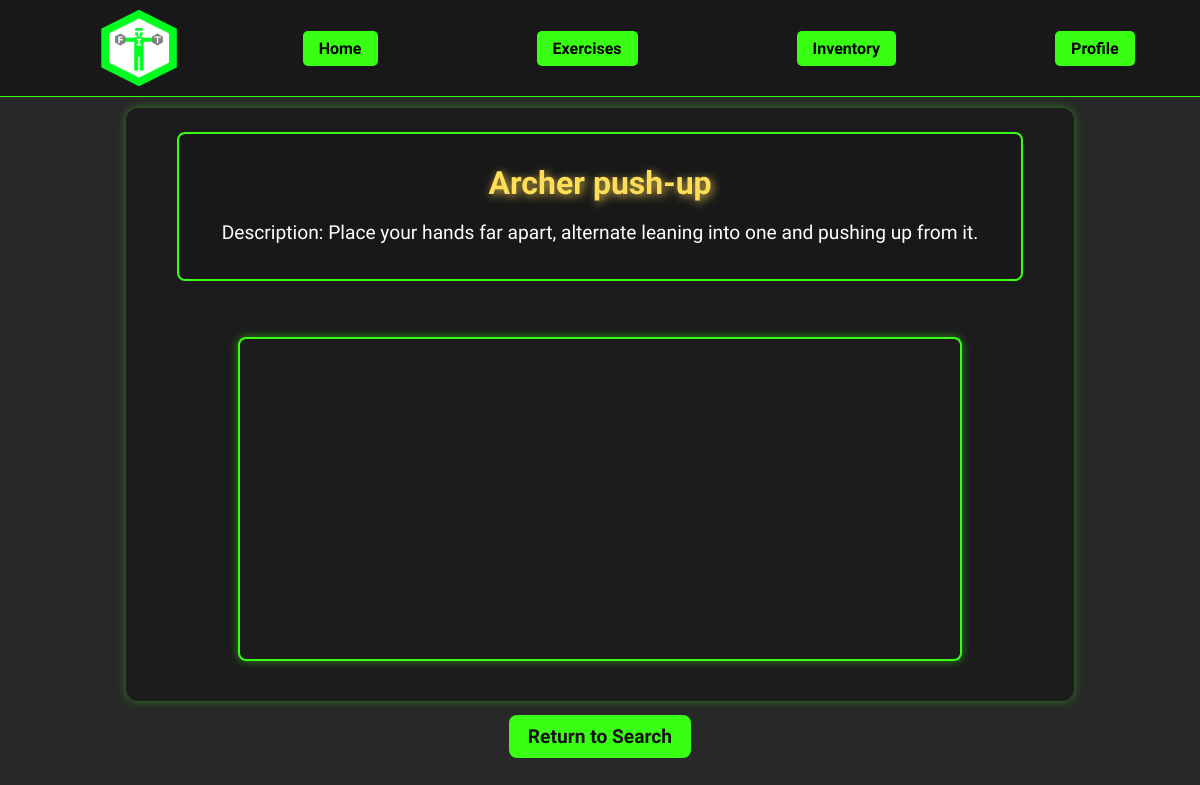
Screenshot of /exercises/exercise/6/ (signed in) with the database file from the repository.
### exercises/models.py (models this page shows, shortened)
class Exercise(models.Model):
    name = models.CharField(max_length=255)
    description = models.CharField(max_length=511)
    video_link = models.URLField(null=True, blank=True, max_length=255, default=None)

### exercises/views.py (the view)
# urls.py: path('exercise/<int:exercise_pk>/', views.view_exercise, name='view_exercise'),
@login_required
def view_exercise(request, exercise_pk):
    if request.method == 'GET':
        with connection.cursor() as cursor:
            cursor.execute("""
                SELECT id, name, description
                FROM exercises_exercise
                WHERE id = %s
                """,[exercise_pk])
            row = cursor.fetchone()
            cursor.execute("""
                SELECT id, video_link
                FROM exercises_exercise
                WHERE id = %s
                """,[exercise_pk])
            video_rows = cursor.fetchall()
        if not row:
            raise Http404("Exercise not found.")
        exercise_video = [(row[0], extract_video_id(row[1])) for row in video_rows]
        context = {
            'exercise_id': row[0],
            'exercise_name': row[1],
            'exercise_description': row[2],
            'exercise_video': exercise_video,
        }
        return render(request, 'exercises/view_exercise.html', context)

### exercises/views.py (called while the page is built)
def extract_video_id(video_url):
    if not video_url:
        return None
    match = re.search(r"v=([a-zA-Z0-9_-]+)", video_url)
    return match.group(1) if match else None

### exercises/templates/exercises/view_exercise.html (shortened to what this page needs)
{% extends 'fitness/header.html' %}
{% load static %}
{% block content %}
  <link rel="stylesheet" type="text/css" href="{% static 'exercises/view_exercises.css' %}">
  <body>
    <div class="container">
      <div class="detail_div">
        <h1 class="exercise_name">{{ exercise_name }}</h1>
        <p class="exercise_description">Description: {{ exercise_description }}</p>
      </div>
      <div class="video_div">
          {% if exercise_video %}
            <ul>
              {% for video_id, video_embed_id in exercise_video %}
              <iframe
                  src="https://www.youtube.com/embed/{{ video_embed_id }}"
                  frameborder="0"
                  allow="accelerometer; autoplay; clipboard-write; encrypted-media; gyroscope; picture-in-picture"
                  allowfullscreen>
              </iframe>
              {% endfor %}
            </ul>
          {% else %}
            <p>No video available for this exercise.</p>
          {% endif %}
      </div>
    </div>
    <div class="button_div">
      <a href="{% url 'exercises:search_exercises' %}" class="return_button">Return to Search</a>
    </div>
  </body>
{% endblock %}

### fitness/static/fitness/header.css (style rules this page uses)
body { background-color: #282828; color: white; font-family: "Rajdhani", sans-serif; margin: 0; }

### exercises/static/exercises/view_exercises.css (style rules this page uses)
body { background-color: #282828; color: white; font-family: "Rajdhani", sans-serif; margin: 0; padding: 0; display: flex; flex-direction: column; align-items: center; justify-content: center; min-height: 100vh; }
.container { display: flex; flex-direction: column; align-items: center; justify-content: center; width: 80%; max-width: 900px; padding: 1.5rem; background-color: #1c1c1c; border-radius: 0.75rem; box-shadow: 0 0 10px rgba(57, 255, 20, 0.4); }
.detail_div { width: 90%; background-color: #181818; padding: 1rem; padding-top: .5rem; border: 2px solid #39FF14; border-radius: 0.5rem; text-align: center; margin-bottom: 1.5rem; }
.exercise_name { font-size: 2rem; color: #ffdd57; text-shadow: 2px 2px 10px rgba(255, 221, 87, 0.8); margin-bottom: 0.5rem; font-weight: bold; }
.exercise_description { font-size: 1.2rem; color: white; }
.video_div { width: 100%; display: flex; flex-direction: column; align-items: center; margin-top: 1rem; }
.video_div ul { display: flex; align-items: center; justify-content: center; list-style: none; padding: 0; width: 100%; }
.video_div ul iframe { width: 80%; height: 40vh; border: 2px solid #39FF14; border-radius: 0.5rem; box-shadow: 0px 0px 8px rgba(57, 255, 20, 0.5); }
.button_div { margin-top: 1.5rem; margin-bottom: 1.5rem; }
.return_button { font-size: 1.2rem; background-color: #39FF14; padding: 0.6rem 1.2rem; margin-bottom: 1rem; border-radius: 0.5rem; color: #121212; text-decoration: none; font-weight: bold; transition: background-color 0.3s ease; }

### rows the page displays
Exercise: name "Archer push-up", description "Place your hands far apart, alternate leaning into one and pushing up from it."
